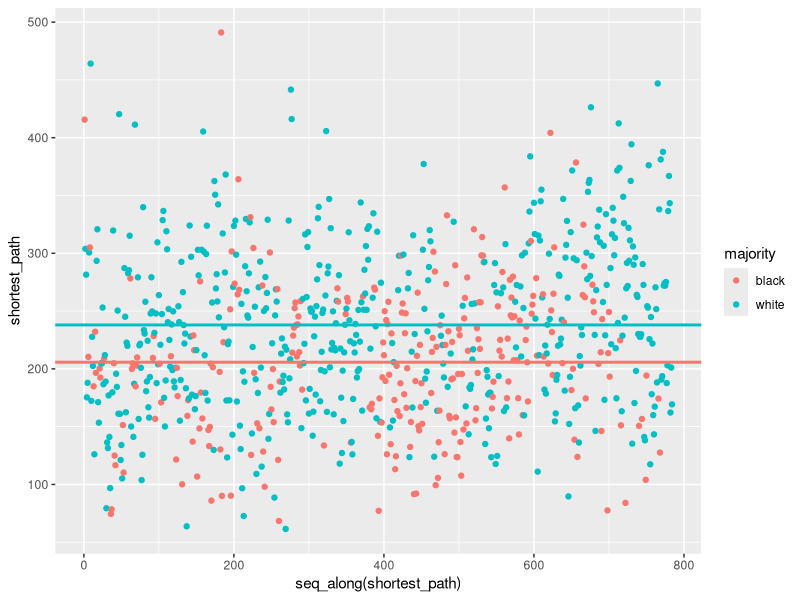

This chart was generated by the following R code: (Note: this script raises an error after producing the figure.)
## ---- chunk 1
library(ggplot2)
## ---- chunk 2
data <- read.csv('./high-school-3-closest.csv')

#data$majority <-relevel(data$majority, ref='white')

head(data)
## ---- chunk 3
black_mean <- mean(data[data$majority == 'black', ]$shortest_path)
white_mean <- mean(data[data$majority == 'white', ]$shortest_path)
## ---- chunk 4
ggplot(data, aes(x = seq_along(shortest_path), y = shortest_path, color = majority)) + geom_point() + geom_hline(yintercept=black_mean, size=1, color="#F8766D") + geom_hline(yintercept=white_mean, size=1, color="#00bfc4")
  labs(x = "Row Number", y = "Shortest Path", title = "Scatterplot with Group Average Line")
## ---- chunk 5
linmod <- lm(data = data, n_cameras ~ majority + shortest_path)
summary(linmod)

linmod <- lm(data = data, absolute_increase ~ majority + shortest_path)
summary(linmod)
## ---- chunk 6
data <- read.csv('./MDW.csv')

head(data)
## ---- chunk 7
black_mean <- mean(data[data$majority == 'black', ]$shortest_path)
white_mean <- mean(data[data$majority == 'white', ]$shortest_path)
## ---- chunk 8
ggplot(data, aes(x = seq_along(shortest_path), y = shortest_path, color = majority)) + geom_point() + geom_hline(yintercept=black_mean, size=1, color="#F8766D") + geom_hline(yintercept=white_mean, size=1, color="#00bfc4")
  labs(x = "Row Number", y = "Shortest Path", title = "Scatterplot with Group Average Line")
